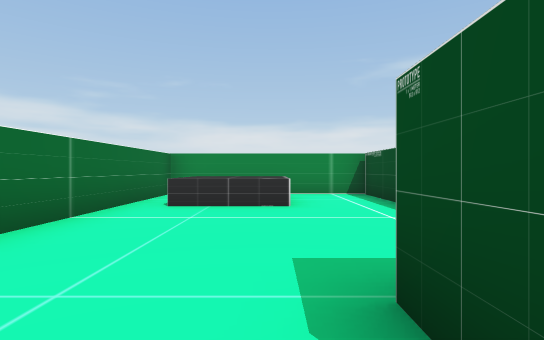
[1] (above)

16 first-person views from a walk through a scene from a Unity 3-D project. The camera is 0.59 m above the floor, looks level and sees 80° across. Doors are open. The floor is counted in squares, 1 m on a side. Each view is taken from the middle of a square. On the plan, view 1 faces up. The plan holds only what a view shows up to about 9 squares ahead; the rest is blank. The player is left out.

[2]
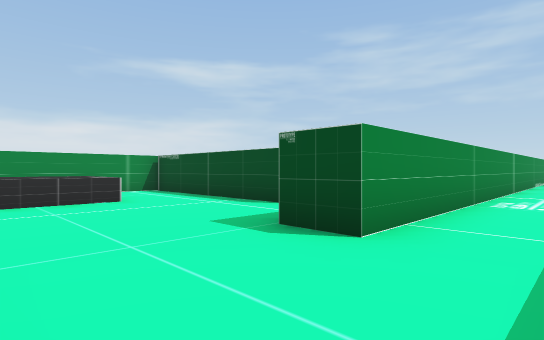

[3]
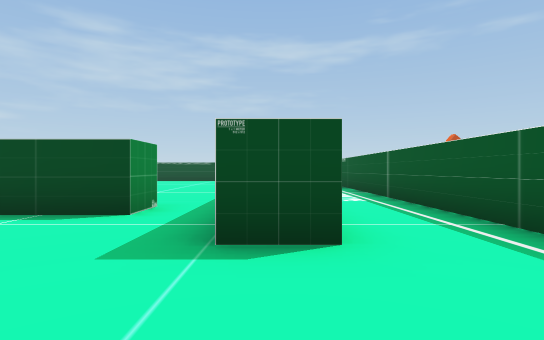

[4]
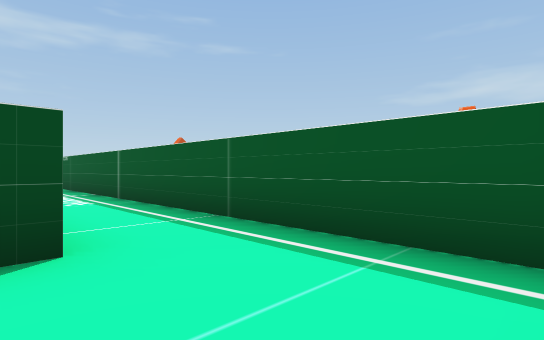

[5]
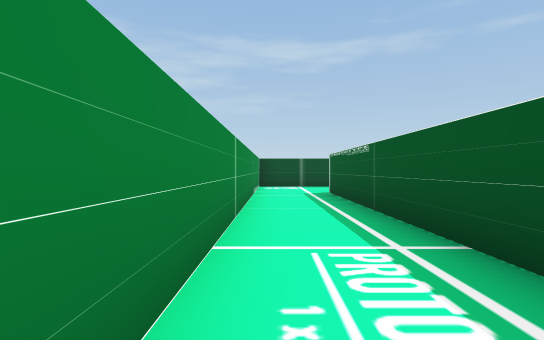

[6]
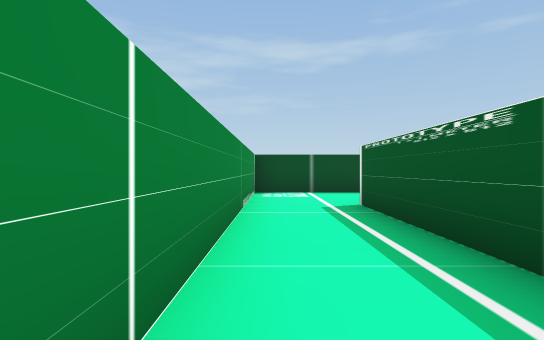

[7]
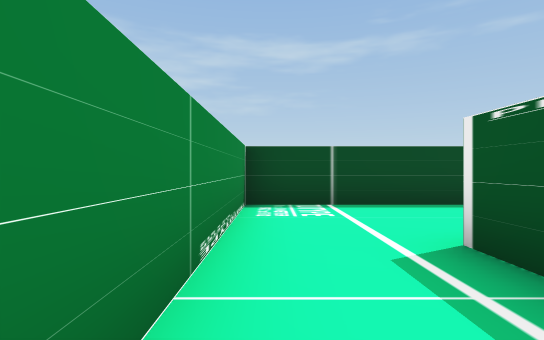

[8]
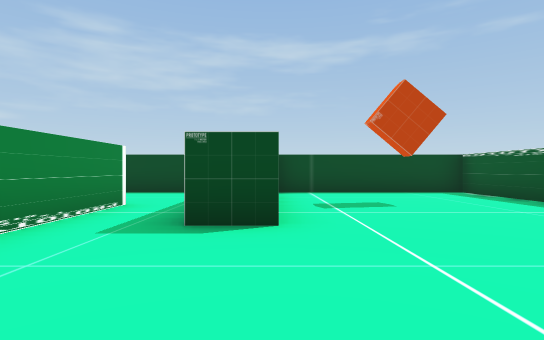

[9]
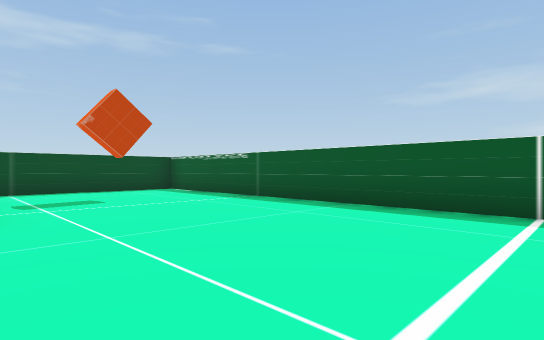

[10]
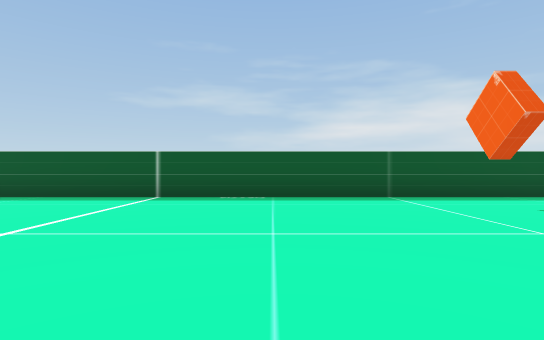

[11]
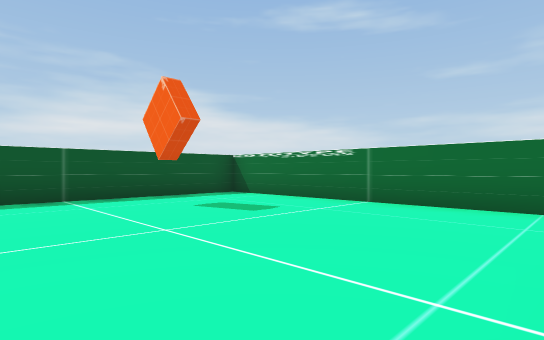

[12]
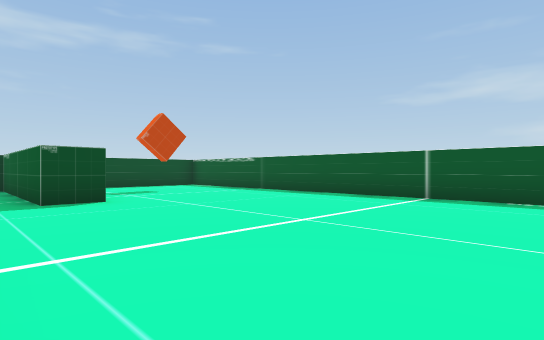

[13]
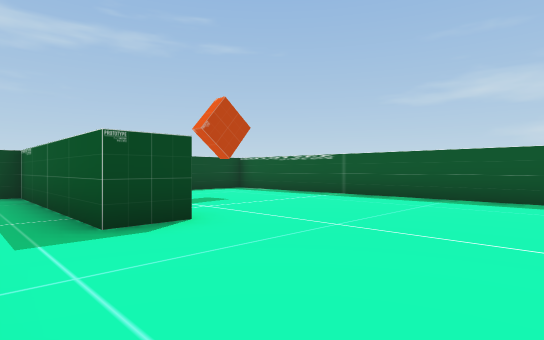

[14]
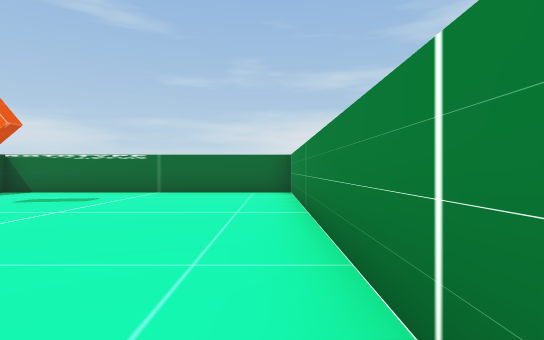

[15]
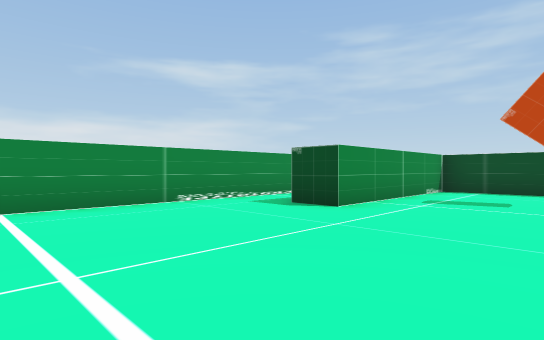

[16]
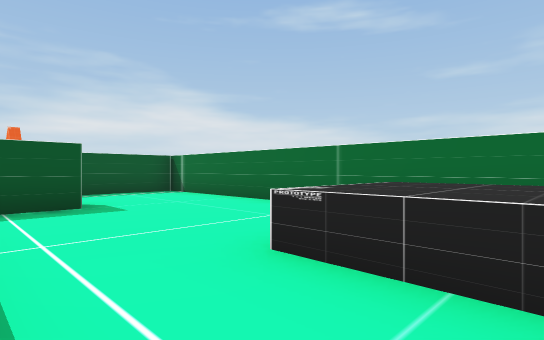

### Floor plan
Points are (right, up) in squares from view 1. A wall is a line through its corners. A room is listed if a view was taken in it or the views show most of it. See-through windows are left out.
Room 1 (views 1, 2, 3, 4, 5, 6, 7)
walls: (3.2, 2.9) (2.3, 2.9); (10.4, -4.1) (15.5, -4.1) (15.5, 0.4) (0.6, 0.4) (0.6, 1.5) (1.6, 1.5); (12.6, -2.5) (10.6, -2.5); (-2.2, -1.5) (12.6, -1.5); (-2.5, 4.5) (-2.5, -1.2)
ways out: opening at (11.5, -3) to room 2; open door at (0, 4.5) to room 3; opening at (4, 2)
Room 2 (views 8, 9, 10, 11, 12, 13, 14, 15)
walls: (10.4, -5.1) (10.4, -4.1); (10.6, -2.5) (-2.5, -2.5) (-2.5, -10) (10.5, -10)
ways out: opening at (11.5, -3) to room 1; open door at (10.5, -7.5) to room 4
objects: other object (0, -8)
Room 3 (view 16)
walls: (2.3, 2.9) (2.3, 8) (-2.5, 8) (-2.5, 4.5)
low walls: (0.3, 6.1) (0.3, 5.3)
ways out: open door at (0, 4.5) to room 1
Room 4 (no view inside)
walls: (10.5, -10) (15.5, -10) (15.5, -5.1) (10.4, -5.1)
ways out: open door at (10.5, -7.5) to room 2
objects: other object (13, -8)

Where each view was taken, in squares from view 1:
view 1: 0 up, 0 right, facing up
view 2: 1 down, 2 left, facing up-right
view 3: 1 up, 2 left, facing right
view 4: 1 up, 2 left, facing down-right
view 5: 0 up, 4 right, facing right
view 6: 0 up, 7 right, facing right
view 7: 0 up, 10 right, facing right
view 8: 5 down, 7 right, facing right
view 9: 5 down, 6 right, facing down-right
view 10: 3 down, 4 right, facing down
view 11: 3 down, 3 right, facing down-left
view 12: 3 down, 4 right, facing down-right
view 13: 3 down, 7 right, facing down-right
view 14: 3 down, 6 right, facing left
view 15: 8 down, 6 right, facing up-right
view 16: 7 up, 2 right, facing down-left
